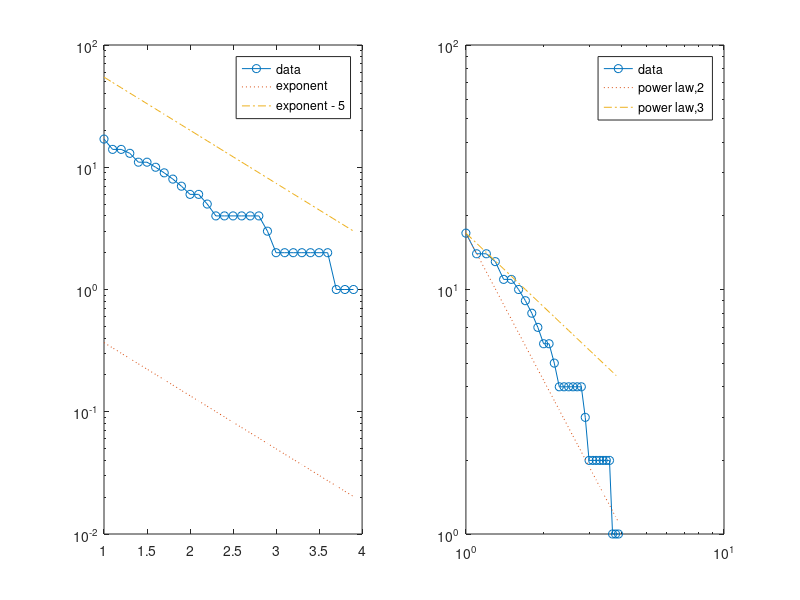

MATLAB code for this plot: (Note: this script raises an error after producing the figure.)
%% VALIDATING THE MONKEYS DATASET (Dominance-based Attachment Model)
% Bijan Ranjbar-Sahraei
% 
% <<monkeys.jpg>>
% 
% The monkeys were assigned to "troops". The "co-observations" 
% of collections of individuals are reported. 
%
% Source: <http://moreno.ss.uci.edu/data.html#howler>

%% Importing Data
clear all
load monkeys_data.mat

%% Preprocessing 
% Preprocessing the data to make it lower triangular and normalized.
n = size(data,1);
data_tril = tril(data,-1);

%% 
% Whenever an agent doesn't have any decendent, we give it a self loop.
for i = 1 : n
    if sum(data_tril(i,:)) == 0
        data_tril(i,i) = 1;
    end
end
data_normalized = data_tril ./ (sum(data_tril,2) * ones(1,n)) ;


%% 
% Extracting the network hierarchy
H = data_normalized > 0;
W_tril = tril(data_normalized,-1);
W = W_tril + W_tril';
for i = 1 : n
    if sum(W_tril(i,:)) == 0
        W(i,i) = 1;
    end
end

%% Degree Distribution
% Here we compare the degree distribution with exponential and power law
% distributions.

ccdf_x = 1:.1:max(sum(W,2));  % the partitions of the x-axis
df_hist = hist(sum(W,2),ccdf_x);
ccdf_hist = cumsum(df_hist(end:-1:1));
ccdf_hist = ccdf_hist(end:-1:1);  % computing the cummulative degree distribution
subplot(121)
semilogy(ccdf_x, ccdf_hist,'-o')
hold on
semilogy(ccdf_x, exp(-ccdf_x),':')  % approximation of power law
semilogy(ccdf_x, exp(5-ccdf_x),'-.')  % approximation of power law
legend('data','exponent','exponent - 5')


subplot(122)
loglog(ccdf_x, ccdf_hist,'-o')
hold on
loglog(ccdf_x, n * ccdf_x.^(-2),':')  % approximation of power law
loglog(ccdf_x, n * ccdf_x.^(-1),'-.')  % approximation of power law
legend('data','power law,2','power law,3')



%% Strength Distribution Predictions
% Using the hierarchy network, we generate the PA model and compare the
% predicted strength distributions and real distribution.
Wg = genericModel(H,'DA');

ccdf_x_g = 1:.1:max(sum(Wg,2));  % the partitions of the x-axis
df_hist_g = hist(sum(Wg,2),ccdf_x_g);
ccdf_hist_g = cumsum(df_hist_g(end:-1:1));
ccdf_hist_g = ccdf_hist_g(end:-1:1);  % computing the cummulative degree distribution


figure('OuterPosition', [400 400 250 250])

semilogy(ccdf_x,ccdf_hist,'o')
hold on
semilogy(ccdf_x_g,ccdf_hist_g,'*')
legend('Real-World Data','DBE predictions')

xlabel('node strength')
ylabel('frequency')

set(gcf,'PaperPositionMode','auto'); print('figs/monkeys_distribution','-depsc','-tiff')


%% Edge Comparison
% In the previous section we showed the predictions of strength
% distributions. In this section, we compare the single weights with each
% other.

edges = tril(W,-1);
edgesG = tril(Wg,-1);



figure('OuterPosition', [400 400 250 250])

plot(edges(:),edgesG(:),'o'); lsline
xlabel('edge weights')
ylabel('estimate edge weights')

set(gcf,'PaperPositionMode','auto'); print('figs/monkeys_regression','-depsc','-tiff')
xlabel('real edge weights')
ylabel('predicted edge weights')

%% Regression in LOGLOG Scale

array1 = edges(:);
array2 = edgesG(:);
validdata1 = ~isnan(array1);
validdata2 = ~isnan(array2);
validdataBoth = validdata1 & validdata2;
keep1 = array1(validdataBoth);
keep2 = array2(validdataBoth); 

b = polyfit(keep1, keep2, 1);

figure;loglog(keep1,keep2,'o'); 
polyline = exp(b(2)) .* keep1.^b(1);
hold on
loglog(keep1, polyline)
mina = min(min(keep1(keep1>0)),min(keep2(keep2>0)));
xlim([mina 1.0]);
ylim([mina 1.0]);
